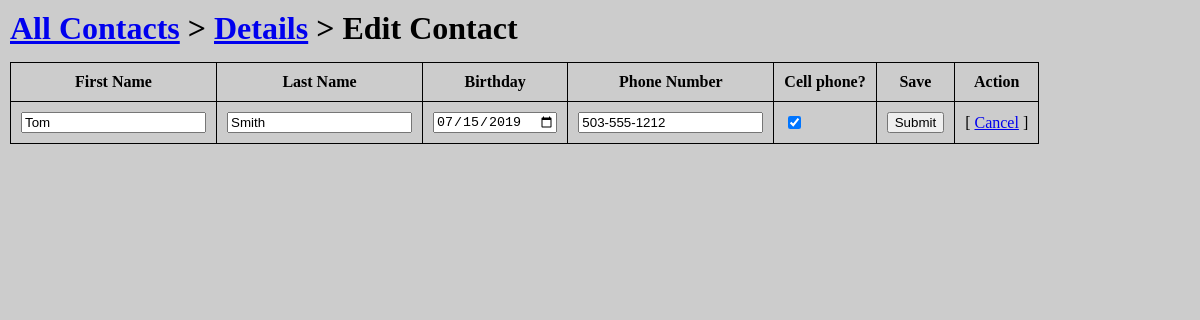
Screenshot of /contactsApp/6/edit/ with the database file from the repository.
### contactsApp/models.py (models this page shows, shortened)
class Contact(models.Model):
    first_name = models.CharField(max_length=200)
    last_name = models.CharField(max_length=200)
    birthday = models.DateField()
    phone_number = models.CharField(max_length=200)
    is_cell = models.BooleanField()

### contactsApp/views.py (the view)
# urls.py: path('<int:contact_id>/edit/', views.edit, name='edit'),
def edit(request, contact_id):
    contact = Contact.objects.get(id=contact_id)
    context = {'contact': contact}
    return render(request, 'contactsApp/edit.html', context)

### contactsApp/templates/contactsApp/edit.html (shortened to what this page needs)
<!DOCTYPE html>
<html lang="en" dir="ltr">
  <head>
  </head>
  <body>
    <div id="container">
      <h1><a href="{% url 'contactsApp:index' %}">All Contacts</a> &gt; <a href="/contactsApp/{{contact.id}}/">Details</a> &gt; Edit Contact</h1>
      <div>
        <form action="{% url 'contactsApp:save_contact' %}" method="post">
          <table>
            <tr>
              <th>First Name</th>
              <th>Last Name</th>
              <th>Birthday</th>
              <th>Phone Number</th>
              <th>Cell phone?</th>
              <th>Save</th>
              <th>Action</th>
            </tr>
            <tr>
              <td><input type="text" name="first_name" value="{{contact.first_name}}" placeholder="enter first name"/></td>
              <td><input type="text" name="last_name" value="{{contact.last_name}}" placeholder="enter last name"/></td>
              <td><input type="date" name="birthday" value="{{contact.birthday|date:"Y-m-d"}}" placeholder="enter birthday"/></td>
              <td><input type="text" name="phone_number" value="{{contact.phone_number}}" placeholder="enter phone number"/></td>
              {% if contact.is_cell %}
                <td><input type="checkbox" name="is_cell" checked/></td>
              {% else %}
                <td><input type="checkbox" name="is_cell"/></td>
              {% endif %}
              <td><input type="submit" value="Submit"></td>
              <td>[ <a href="/contactsApp/{{contact.id}}/">Cancel</a> ]</td>
            </tr>
          </table>
        </form>
      </div>
    </div>
  </body>
</html>

### contactsApp/templates/contactsApp/edit.html (style rules this page uses)
html, body { box-sizing: border-box; height: 100%; margin: 0; min-height: 100%; padding: 0; width: 100%; }
#container { background-color: #CCC; padding: 10px; height: 100%; display: flex; align-items: flex-start; flex-direction: column; justify-content: flex-start; }
#container > h1 { margin: 0; }
table { border-collapse: collapse; }
th, td { border: 1px solid black; padding: 10px; }
h1 { padding-bottom: 15px; }

### rows the page displays
Contact: first_name "Tom", last_name "Smith", birthday "07/15/2019", phone_number "503-555-1212"
